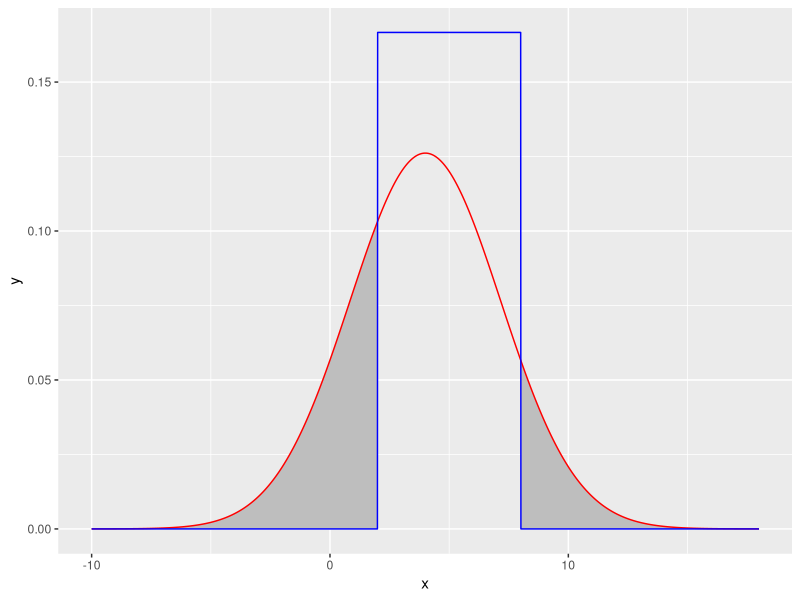

Write the R code that produced this figure. (Note: this script raises an error after producing the figure.)
## ---- chunk 1
knitr::opts_chunk$set(echo = TRUE)
## ---- chunk 2
library(ggplot2)
x=seq(-10,18,by=0.01)
#distributions
dists<-data.frame(x=x,X=dnorm(x,mean=4,sd=sqrt(10)),Y=dunif(x,min=2,max=8))
data1<-dists[dists$x<2,]
data2<-dists[dists$x>8,]
#plot distributions
ggplot(dists)+geom_ribbon(data=data1,aes(x=x,ymin=Y,ymax=X), fill="grey")+
  geom_ribbon(data=data2,aes(x=x,ymin=Y,ymax=X), fill="grey")+
  geom_line(aes(x=x,y=X),colour="red")+
  geom_line(aes(x=x,y=Y),colour="blue")+ylab("y")

## ---- chunk 3
P=pnorm(2,4,sqrt(10))+pnorm(8,4,sqrt(10),lower.tail=FALSE)
P
## ---- chunk 4
#set seed for reproducibility
set.seed(2345,kind = "L'Ecuyer-CMRG")
#define range of x-values for which deviates will ge generated
xsize<-seq(-10,18,length=10000)
#define function
prob_func<-function(xsize){
  norm<-rnorm(xsize,mean=4,sd=sqrt(10))
  unif<-runif(xsize,min=2,max=8)
  diff<-norm-unif
  scs<-subset(norm,diff>0)
  p<-length(scs)/length(xsize)
  return(p)
}
p<-prob_func(xsize=xsize)
cat(p)
## ---- chunk 5
library(foreach)
set.seed(2345,kind = "L'Ecuyer-CMRG")
# no. of bootstrapped samples
NRepeat <- 2000
#distributions
norm<-rnorm(xsize,mean=4,sd=sqrt(10))
unif<-runif(xsize,min=2,max=8)
#observed data to be resampled
obsData <- data.frame(norm, unif)
newp<-c()
# loop across all samples
library(doParallel)
#create cluster
cl <- parallel::makeCluster(spec = 4/4, type= "PSOCK")
registerDoParallel(cl)

newp<- foreach(i=1:NRepeat, .combine = "c")%dopar%{
  # resample with replacement
  bootData <- obsData[sample(x = length(xsize), size = length(xsize), replace = T), ]
  
  # calculate probability in this alternative sample
  newdiff<-bootData[,1]-bootData[,2]
  newscs<-subset(newdiff,newdiff>0)
  length(newscs)/length(xsize)}

#visualisation
hist(newp, main = "Sampling Distribution for Pr(X>Y)",xlab="Probability",breaks=15)
abline(v = mean(newp), lty=2,lwd = 3, col="red")
cat(mean(newp))
## ---- chunk 6
#define vector
variance <- foreach(i=2:length(newp),.combine = "c")%dopar%{
  var(newp[1:(i+1)])
}

result<-data.frame(vars=variance,n_sim=seq(2,2000))
#plot variances
ggplot(result)+geom_point(aes(x=n_sim,y=vars))+xlab("Number of Simulations")+
  ylab("Sample Variance of Probabilities")+
  geom_hline(yintercept=mean(result$vars[1000:1998]), linetype="dashed", color = "red")
cat(mean(result$vars[1000:1998]))
## ---- chunk 7
#generate values of p from samples with increasing number of deviates
p<-foreach(i=1:1000,.combine="c")%dopar%{
    norm<-rnorm(i,mean=4,sd=sqrt(10))
    unif<-runif(i,min=2,max=8)
    diff<-norm-unif
    scs<-subset(diff,diff>0)
    length(scs)/i}
#define variances
varp<-foreach(i=1:1000-1,.combine = "c")%dopar%{
  varp<-var(p[1:(i+1)])
}
#plot variances
plot(x=seq(1:1000),y=varp,xlab="Individual Simulations of p",
     ylab="Single Sample Variance")
## ---- chunk 8
tourn_func<-function(winp){
  #loss probability
  lossp=1-winp
  #possible outcomes
  outcome<-c("win","loss")
  #define empty vector
  tournres<-c()
  #loop over number of possible rounds
  for(i in 1:9){
    matchres<-sample(outcome,1,replace=T,prob=c(winp,lossp))
    tournres<-c(tournres,matchres)
    if(length(tournres[tournres=="loss"])==3){
      break}
    if(length(tournres[tournres=="win"])==7){
      break}
    }
  #total number of games played
  n_games<-length(tournres)
  #winrate
  winrate<-length(tournres[tournres=="win"])/length(tournres)
  #dataframe of results
  statdf<-data.frame(n=n_games,winrate=winrate)
}
## ---- chunk 9
#number of deviates
np=1000
#for reproducibility
set.seed(30)
#vector of deviates from uniform distribution
pvec<-sort(runif(np,min=0,max=1))
#define empty vectors for the outcome statistics
nvec<-c()
winrvec<-c()
#loop over all deviates
for(i in seq(np)){
  tourn<-tourn_func(pvec[i])
  nvec<-c(nvec,tourn$n)
  winrvec<-c(winrvec,tourn$winrate)
}
#collect results in a dataframe
tourndf<-data.frame(p=pvec,n_games=nvec,obs_winrate=winrvec)
#plot number of games against p
ggplot(tourndf)+
  geom_point(aes(x=pvec,y=nvec))+
  xlab("p")+ylab("Number of Games")+
  ggtitle("Games Played for Each Randomly Drawn p")+
  theme(plot.title = element_text(hjust = 0.5))
## ---- chunk 10
#number of simulations for each p
prep=1000
#define vector of p
sq<-seq(0,1,by=0.1)
pvec<-rep(sq,each=prep)
#create empty vectors to store statistics
nvec<-c()
winrvec<-c()
#loop over all p
for(i in seq(length(pvec))){
  tourn<-tourn_func(pvec[i])
  nvec<-c(nvec,tourn$n)
  winrvec<-c(winrvec,tourn$winrate)
}
#collect results in dataframe
tourndf<-data.frame(p=pvec,n_games=nvec,obs_winrate=winrvec)
#calculate statistics for each different p
mean_gam<-tapply(tourndf$n_games, pvec, mean)
mean_obswin<-tapply(tourndf$obs_winrate, pvec, mean)
#collect averaged statistics in dataframe
means_res<-data.frame(p=sq,n_games=mean_gam,obs_winrate=mean_obswin,discrepancy=sq-mean_obswin)
#print dataframe
row.names(means_res)=NULL
knitr::kable(means_res[,c(1,2)])
#plot results
ggplot(means_res)+
  geom_smooth(aes(x=p,y=n_games),colour="red",method="loess")+
  geom_point(aes(x=p,y=n_games))+
  xlab("p")+ylab("Mean Games Played")+
  scale_y_continuous(limits = c(3, 8))+
  ggtitle("Effect of Win Probability on Number of Games Played")+
  theme(plot.title = element_text(hjust = 0.5))
## ---- chunk 11
ggplot(means_res)+
  geom_smooth(aes(x=p,y=obs_winrate),colour="red",method="loess")+
  geom_point(aes(x=p,y=obs_winrate))+
  geom_line(aes(x=p,y=p),colour="darkgrey",size=1,linetype="dashed")+
  xlab("Assumed")+
  ylab("Observed")+
  ggtitle("Relationship between Assumed and Observed Winrates")+
  theme(plot.title = element_text(hjust = 0.5))

knitr::kable(means_res[,c(1,3,4)])
## ---- chunk 12
no_games=c(3:9)
#function for maximum likelihood probabilities for each no. games played
ml<-function(w){
  l=1-w
  probs<-c(l^3,choose(4,3)*l^3*w,choose(5,3)*l^3*w^2,choose(6,3)*l^3*w^3,
           choose(7,3)*l^3*w^4+w^7,choose(8,3)*l^3*w^5+choose(8,1)*l*w^7,
           choose(9,3)*l^3*w^6+choose(9,2)*l^2*w^7)
  return(probs)
}
#collect maximum likelihood probabilities for each win rate
data<-data.frame(no_games=no_games,ml0=ml(0),ml.1=ml(.1),ml.2=ml(.2),ml.3=ml(.3),
                 ml.4=ml(.4),ml.5=ml(.5),ml.6=ml(.6),ml.7=ml(.7),ml.8=ml(.8),
                 ml.9=ml(.9),ml1=ml(1))
#plot games played against maximum likelihood probabilities for each assumed win rate w"
ggplot(data)+geom_smooth(aes(x=no_games,y=ml0,colour="p=0"),se=FALSE)+
     geom_smooth(aes(x=no_games,y=ml.1,colour="p=0.1"),se=FALSE)+
     geom_smooth(aes(x=no_games,y=ml.2,colour="p=0.2"),se=FALSE)+
     geom_smooth(aes(x=no_games,y=ml.3,colour="p=0.3"),se=FALSE)+
     geom_smooth(aes(x=no_games,y=ml.4,colour="p=0.4"),se=FALSE)+
     geom_smooth(aes(x=no_games,y=ml.5,colour="p=0.5"),se=FALSE)+
     geom_smooth(aes(x=no_games,y=ml.6,colour="p=0.6"),se=FALSE)+
     geom_smooth(aes(x=no_games,y=ml.7,colour="p=0.7"),se=FALSE)+
     geom_smooth(aes(x=no_games,y=ml.8,colour="p=0.8"),se=FALSE)+
     geom_smooth(aes(x=no_games,y=ml.9,colour="p=0.9"),se=FALSE)+
     geom_smooth(aes(x=no_games,y=ml1,colour="p=1"),se=FALSE)+
     xlab("games played")+ylab("Maximum Likelihood Probability")
